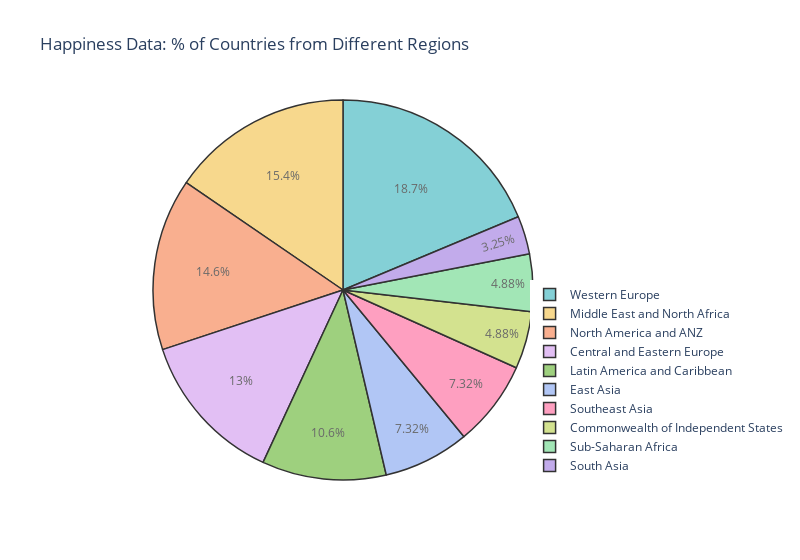

Notebook cell for this chart:
### Code cell
# Select the values and names for the pie chart
region_counts = df["Region"].dropna().value_counts()
region_names = df["Region"].dropna().unique()

# Create a pie chart using plotly
fig = px.pie(values=region_counts,
             names=region_names,
             title="Happiness Data: % of Countries from Different Regions",
             color_discrete_sequence=px.colors.qualitative.Pastel,
             )

# Format the chart
fig.update_traces(marker_line_color='rgb(0,0,0)', 
                  marker_line_width=1.5, 
                  opacity=0.8)
fig.update_layout(width=800,
                  legend=dict(orientation="h", yanchor="bottom", y=0, xanchor="center", x=1.1))

# Display the chart
fig.show()

### Figure 1 — Plotly figure (JSON) as saved in the notebook; plotly's stock layout.template omitted (floating-point values rounded to 4 significant figures)
{"data": [{"domain": {"x": [0, 1], "y": [0, 1]}, "hovertemplate": "label=%{label}<br>value=%{value}<extra></extra>", "labels": ["Western Europe", "Middle East and North Africa", "North America and ANZ", "Central and Eastern Europe", "Latin America and Caribbean", "East Asia", "Southeast Asia", "Commonwealth of Independent States", "Sub-Saharan Africa", "South Asia"], "legendgroup": "", "marker": {"line": {"color": "rgb(0,0,0)", "width": 1.5}}, "name": "", "opacity": 0.8, "showlegend": true, "type": "pie", "values": [23, 19, 18, 16, 13, 9, 9, 6, 6, 4]}], "layout": {"legend": {"orientation": "h", "tracegroupgap": 0, "x": 1.1, "xanchor": "center", "y": 0, "yanchor": "bottom"}, "piecolorway": ["rgb(102, 197, 204)", "rgb(246, 207, 113)", "rgb(248, 156, 116)", "rgb(220, 176, 242)", "rgb(135, 197, 95)", "rgb(158, 185, 243)", "rgb(254, 136, 177)", "rgb(201, 219, 116)", "rgb(139, 224, 164)", "rgb(180, 151, 231)", "rgb(179, 179, 179)"], "title": {"text": "Happiness Data: % of Countries from Different Regions"}, "width": 800}}
